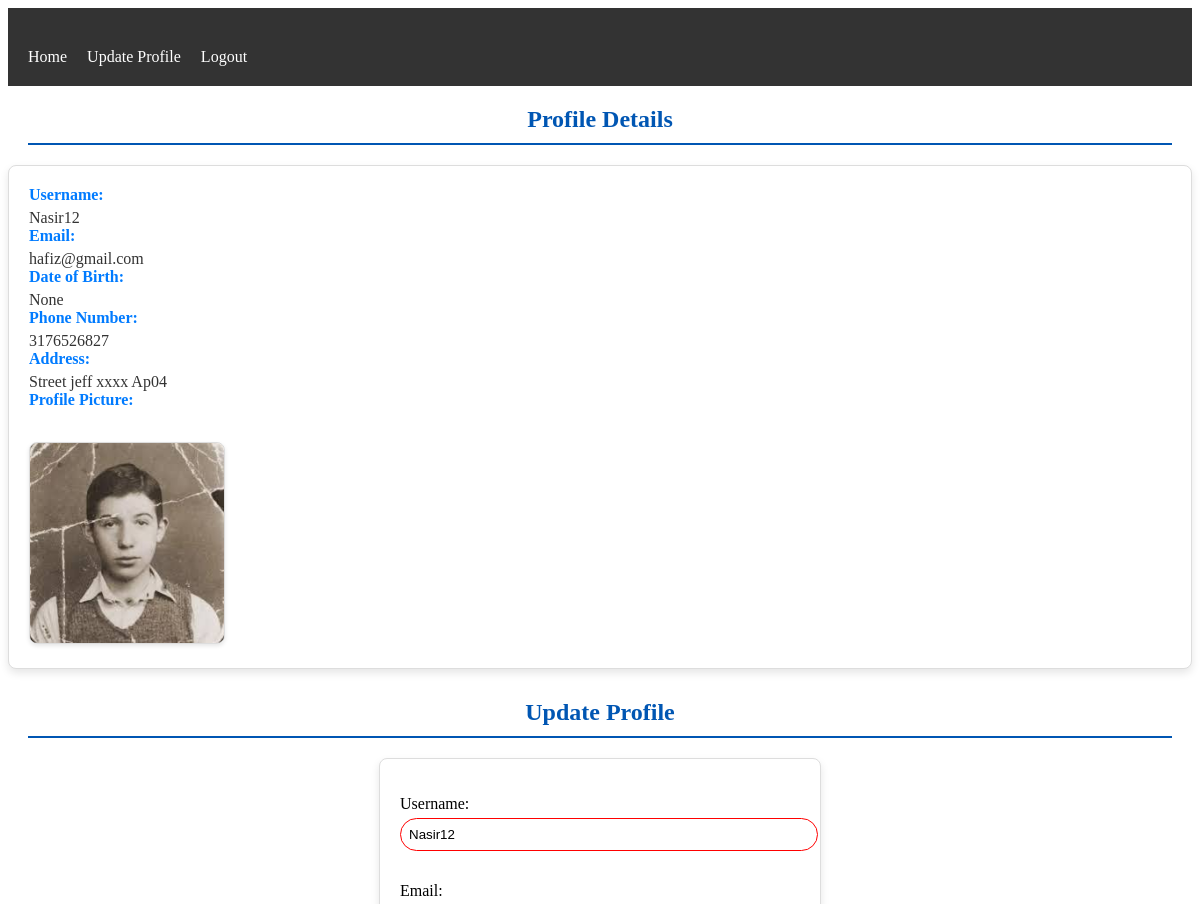
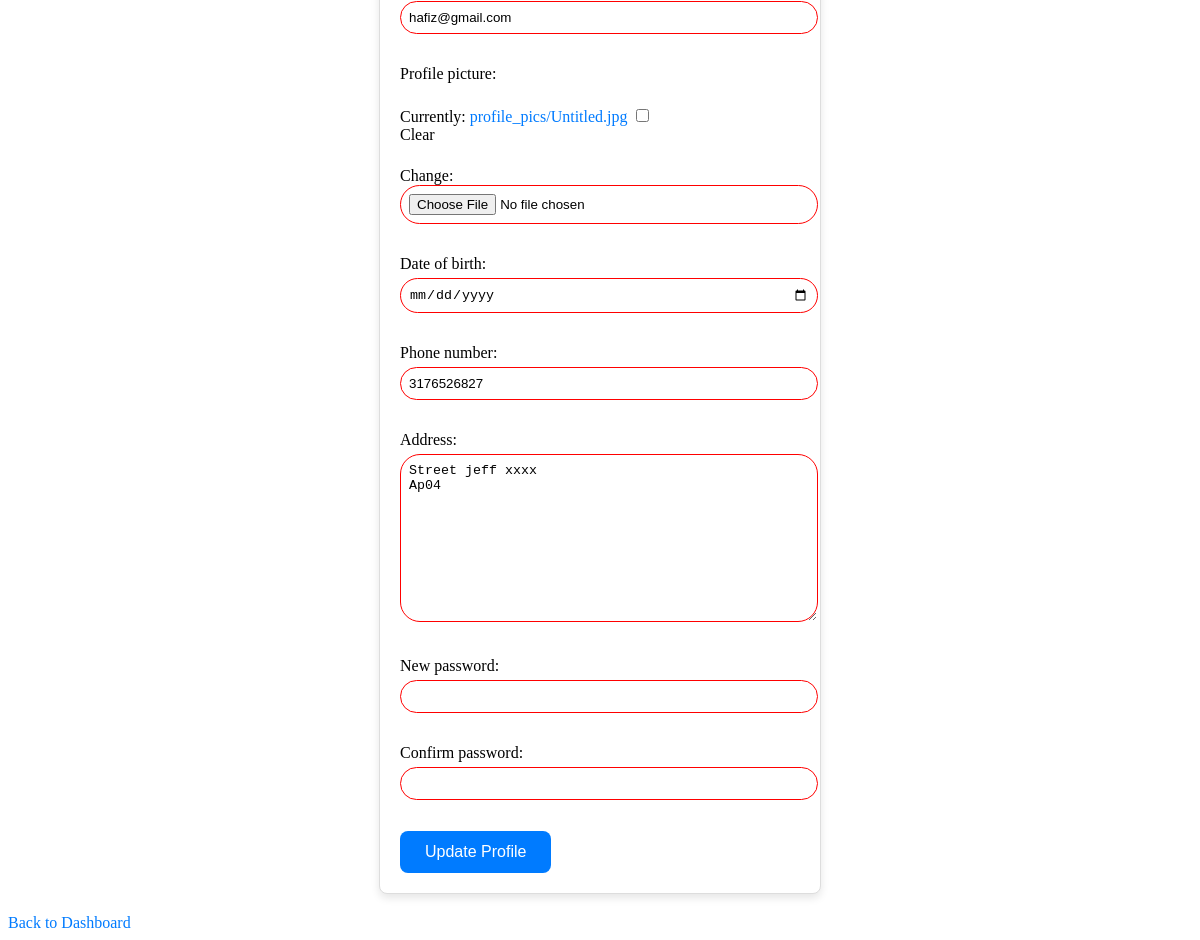
Screenshot of /update-profile/ (signed in) with the database file from the repository (2 pictures, top to bottom).
### myapp/models.py (models this page shows, shortened)
class User(models.Model):
    username = models.CharField(max_length=50, unique=True)
    password = models.CharField(max_length=255)
    email = models.EmailField(max_length=100, unique=True)
    profile_picture = models.ImageField(upload_to='profile_pics/', blank=True, null=True)
    date_of_birth = models.DateField(blank=True, null=True)
    phone_number = models.CharField(max_length=15, blank=True, null=True)
    address = models.TextField(blank=True, null=True)
    created_at = models.DateTimeField(auto_now_add=True)

### myapp/views.py (the view)
# urls.py: path('update-profile/', views.update_profile, name='update_profile'),
def update_profile(request):
    email = request.session.get('email')
    if not email:
        messages.error(request, 'You need to be logged in to update your profile.')
        return redirect('login')
    try:
        user = User.objects.get(email=email)
    except User.DoesNotExist:
        messages.error(request, 'User not found.')
        return redirect('login')
    if request.method == 'POST':
        form = UserProfileUpdateForm(request.POST, request.FILES, instance=user)
        if form.is_valid():
            user = form.save(commit=False)
            new_password = form.cleaned_data.get('new_password')
            if new_password:
                user.password = new_password
            user.save()
            messages.success(request, 'Profile updated successfully.')
            return redirect('dashboard')
    else:
        form = UserProfileUpdateForm(instance=user)
    return render(request, 'update_profile.html', {'form': form, 'user': user})

### myapp/forms.py (shortened to what this page needs)
class UserProfileUpdateForm(forms.ModelForm):
    new_password = forms.CharField(widget=forms.PasswordInput(), required=False)
    confirm_password = forms.CharField(widget=forms.PasswordInput(), required=False)
    class Meta:
        model = User
        fields = ['username', 'email', 'profile_picture', 'date_of_birth', 'phone_number', 'address']
        widgets = {
            'date_of_birth': forms.DateInput(attrs={'type': 'date'}),
        }

### myapp/templates/update_profile.html (shortened to what this page needs)
{% extends 'base.html' %}
{% block content %}
<h2>Profile Details</h2>
<p class="details">
    <strong>Username:</strong> {{ user.username }}<br>
    <strong>Email:</strong> {{ user.email }}<br>
    <strong>Date of Birth:</strong> {{ user.date_of_birth }}<br>
    <strong>Phone Number:</strong> {{ user.phone_number }}<br>
    <strong>Address:</strong> {{ user.address }}<br>
    {% if user.profile_picture %}
        <strong>Profile Picture:</strong><br>
        <img src="{{ user.profile_picture.url }}" alt="Profile Picture" style="max-width: 200px; max-height: 200px;">
    {% endif %}
</p>
<h2>Update Profile</h2>
<form method="POST" enctype="multipart/form-data">
    {{ form.as_p }}
    <button type="submit">Update Profile</button>
</form>
<a href="{% url 'dashboard' %}">Back to Dashboard</a>
{% endblock content %}

### rows the page displays
User: username "Nasir12", email "hafiz@gmail.com", date_of_birth "None", phone_number "3176526827", address "Street jeff xxxx Ap04", profile_picture (picture)
